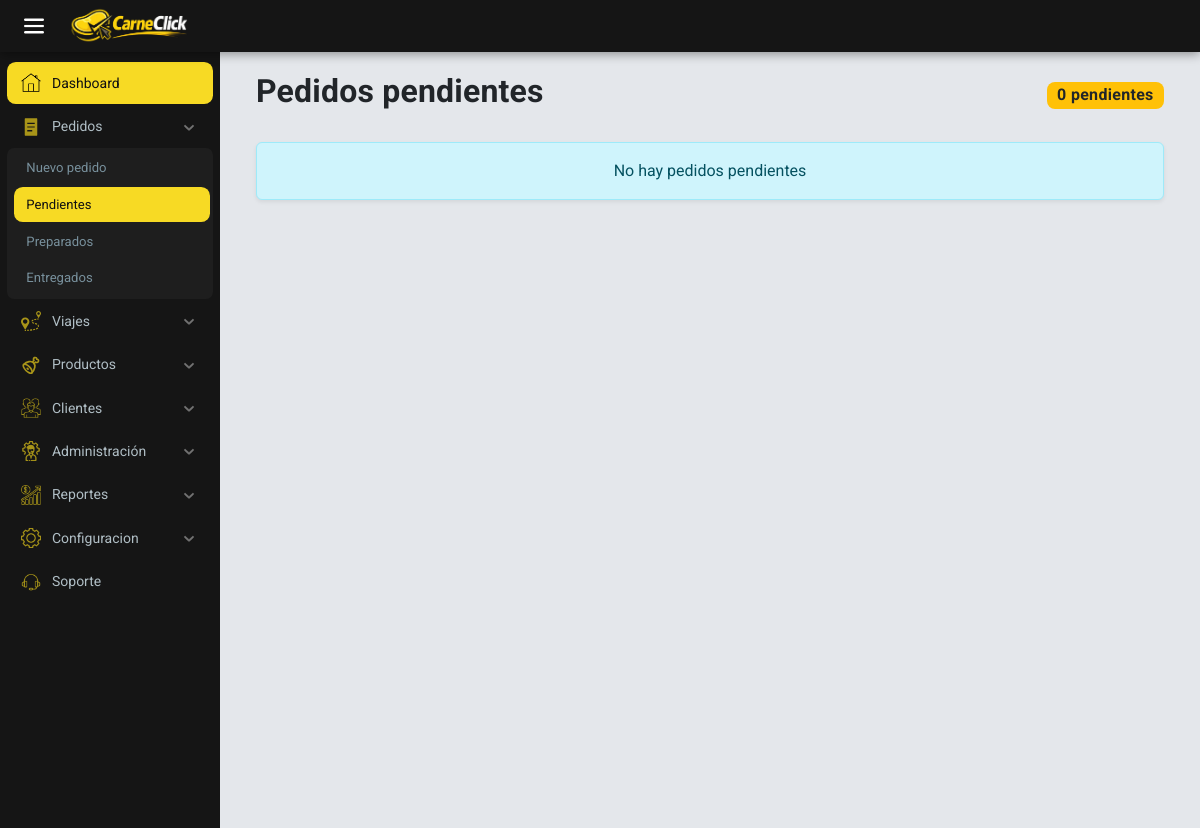
The app's page /encargado/pedidos_pendientes/ (signed in), older data.
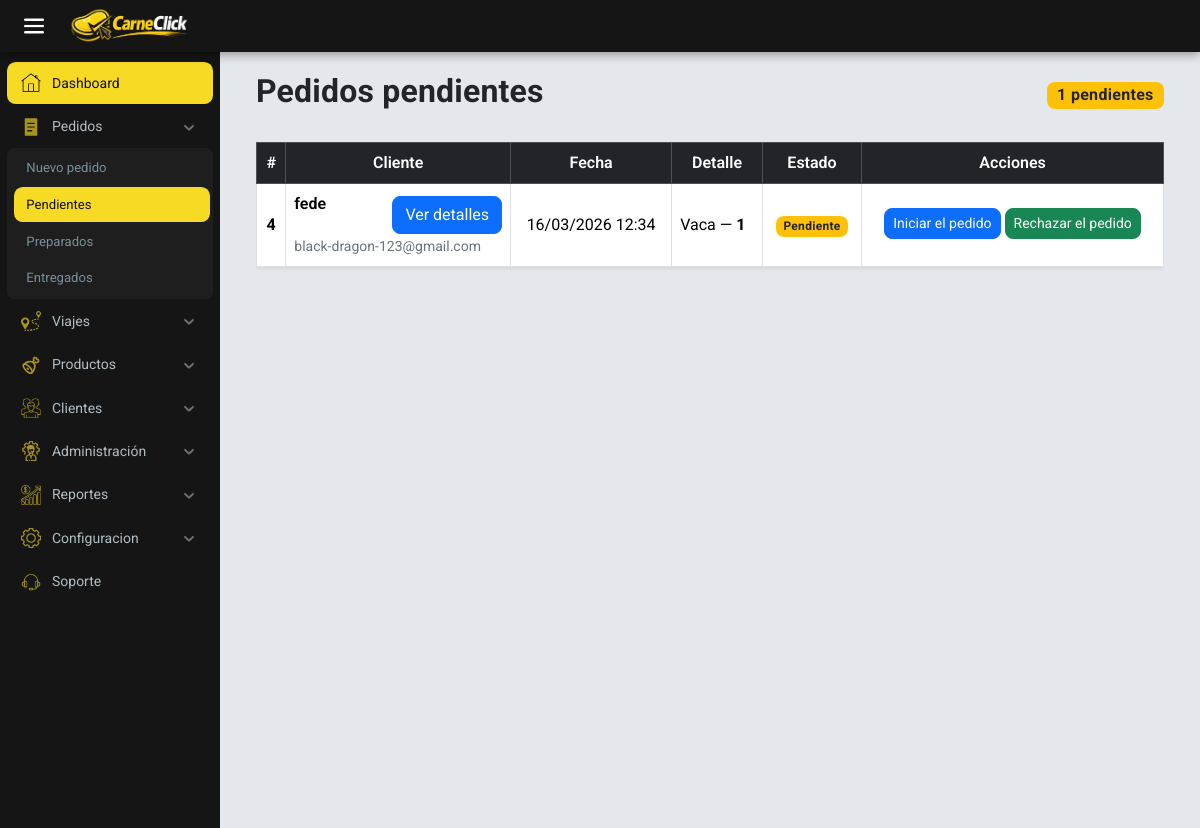
The same page, newer data.
### encargado/models.py (models this page shows, shortened)
class Pedido_cliente(models.Model):
    ESTADOS = (
        ("pendiente", "Pendiente"),
        ("enviado", "Enviado"),
        ("finalizado", "Finalizado"),
        ("cancelado", "Cancelado"),
    )
    cliente = models.ForeignKey(User, on_delete=models.CASCADE)
    fecha = models.DateTimeField(auto_now_add=True)
    estado = models.CharField(max_length=20, choices=ESTADOS, default="activo")

class PedidoItem(models.Model):
    pedido = models.ForeignKey(
        Pedido_cliente, related_name="items", on_delete=models.CASCADE)
    corte = models.ForeignKey("Cortes", on_delete=models.CASCADE)
    cantidad = models.PositiveIntegerField()

class Cortes(models.Model):
    nombre = models.CharField(max_length=100)

### encargado/views.py (the view)
# urls.py: path('pedidos_pendientes/', views.pedidos_pendientes,
@group_required('Encargado')
def pedidos_pendientes(request):
    pedidos = Pedido_cliente.objects.filter(
        estado="pendiente"
    ).order_by("-fecha")
    return render(request, "html/pedidos/pedidos_pendientes.html", {
        "pedidos": pedidos
    })

### carneclick/context_processors.py (called while the page is built)
def client_info(request):
    cliente = None
    comercio_nombre = ''
    try:
        if request.user and request.user.is_authenticated:
            from encargado.models import Cliente as ClienteModel
            cliente = ClienteModel.objects.filter(
                user=request.user).select_related('comercio').first()
            if cliente and getattr(cliente, 'comercio', None):
                comercio_nombre = cliente.comercio.nombre
    except Exception:
        cliente = None
        comercio_nombre = ''
    return {
        'cliente_obj': cliente,
        'comercio_nombre': comercio_nombre,
    }

### encargado/templates/html/pedidos/pedidos_pendientes.html
{% extends "base_encargado.html" %}
{% block content %}
<div class="container-fluid">
    <div class="d-flex justify-content-between align-items-center mb-4">
        <h2 class="fw-bold">Pedidos pendientes</h2>
        <span class="badge bg-warning text-dark fs-6">
            {{ pedidos|length }} pendientes
        </span>
    </div>
    {% if pedidos %}
    <div class="table-responsive">
        <table class="table table-bordered table-hover align-middle shadow-sm">
            <thead class="table-dark text-center">
                <tr>
                    <th>#</th>
                    <th>Cliente</th>
                    <th>Fecha</th>
                    <th>Detalle</th>
                    <th>Estado</th>
                    <th>Acciones</th>
                </tr>
            </thead>
            <tbody>
                {% for pedido in pedidos %}
                <tr>
                    <td class="text-center fw-bold">
                        {{ pedido.id }}
                    </td>
                    <td>
                        <div class="fw-semibold d-flex align-items-cente r">
                            <span>{{ pedido.cliente.username }}</span>
                            <a href="{% url 'encargado:ver_detalles_clientes' pedido.cliente.id %}" class="btn btn-primary ms-auto mt-1">Ver detalles</a>
                        </div>
                        <small class="text-muted ">
                            {{ pedido.cliente.email }}
                        </small>
                    </td>
                    <td class="text-center">
                        {{ pedido.fecha|date:"d/m/Y H:i" }}
                    </td>
                    <td>
                        <ul class="list-unstyled mb-0">
                            {% for item in pedido.items.all %}
                            <li>{{ item.corte.nombre }} — <strong>{{ item.cantidad }}</strong></li>
                            {% endfor %}
                        </ul>
                    </td>
                    <td class="text-center">
                        <span class="badge bg-warning text-dark">
                            {{ pedido.estado|capfirst }}
                        </span>
                    </td>
                    <td class="text-center">
                        <a href="{% url 'encargado:iniciar_pedido' pedido.id %}"
                           class="btn btn-sm btn-primary mb-1 ">
                            Iniciar el pedido
                        </a>
                        <a href=""
                           class="btn btn-sm btn-success mb-1 ">
                            Rechazar el pedido
                        </a>
                    </td>
                </tr>
                {% endfor %}
            </tbody>
        </table>
    </div>
    {% else %}
    <div class="alert alert-info text-center shadow-sm">No hay pedidos pendientes</div>
    {% endif %}
</div>
{% endblock %}

Row changes from the older to the newer data that the page shows:
added Pedido_cliente: id "4", cliente.username "fede", cliente.email "black-dragon-123@gmail.com", fecha "16/03/2026 12:34", estado "Pendiente"
added PedidoItem: corte.nombre "Vaca", cantidad "1"
Text that changed along with them:
{{ pedidos|length }}: "0" → "1"
text no longer shown: "No hay pedidos pendientes"
text now shown: "# Cliente Fecha Detalle Estado Acciones"
